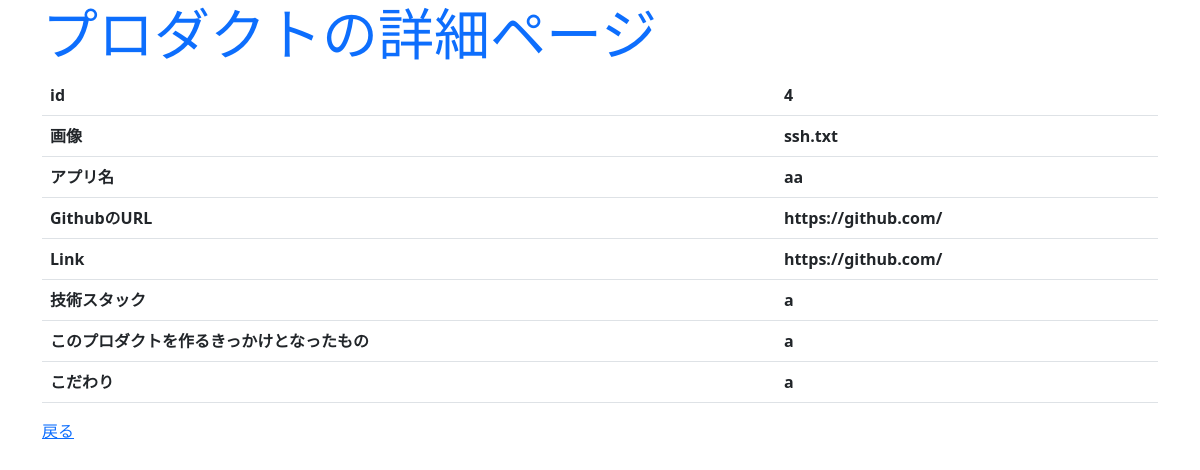
The app's page /app/detail/4 with its own data.
### app/models.py (models this page shows, shortened)
class Apps(models.Model):
    file = models.FileField(upload_to="file/%Y/%m/%d")
    title= models.CharField(max_length=100)
    giturl=models.URLField(max_length=10000)
    link=models.URLField(max_length=10000)
    tech=models.CharField(max_length=100)
    content=models.CharField(max_length=1000)
    a1=models.CharField(max_length=1000)

### app/views.py (the view)
# urls.py: path("detail/<int:pk>",AppsDetail.as_view(),name="detail"),
class AppsDetail(DetailView):
    model=Apps

### app/templates/app/apps_detail.html (shortened to what this page needs)
<!DOCTYPE html>
<html lang="en">
<head>
    <link href="https://cdn.jsdelivr.net/npm/bootstrap@5.0.2/dist/css/bootstrap.min.css" rel="stylesheet">
</head>
<body class="container">
    <h1 class="display-4 text-primary">
    </h1>
    <table class="table">
        <tr>
            <th>id</th>
            <th>{{object.id}}</th>
        </tr>
        <tr>
            <th>画像</th>
            <th>{{object.file}}</th>
        </tr>
        <tr>
            <th>アプリ名</th>
            <th>{{object.title}}</th>
        </tr>
        <tr>
            <th>GithubのURL</th>
            <th>{{object.giturl}}</th>
        </tr>
        <tr>
            <th>Link</th>
            <th>{{object.link}}</th>
        </tr>
        <tr>
            <th>技術スタック</th>
            <th>{{object.tech}}</th>
        </tr>
        <tr>
            <th>このプロダクトを作るきっかけとなったもの</th>
            <th>{{object.content}}</th>
        </tr>
        <tr>
            <th>こだわり</th>
            <th>{{object.a1}}</th>
        </tr>
    </table>
    <a href="{%url "index" %}">戻る</a>
</body>
</html>

### records on screen
Apps: id "4", file "ssh.txt", title "aa", giturl "https://github.com/", link "https://github.com/", tech "a", content "a", a1 "a"
